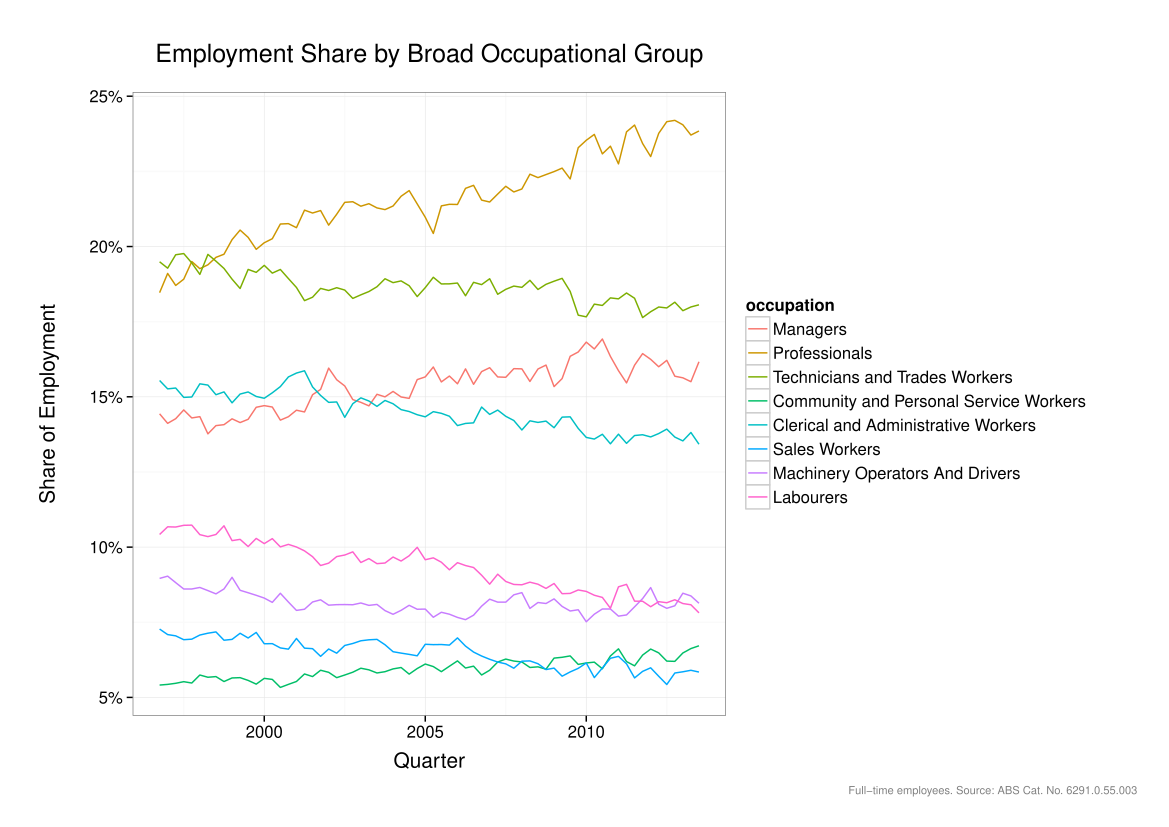

R code for this plot:
library(ggplot2)
library(scales)
source('lib/plot_theme.R')
source('lib/footnote.R')
fn <- function() makeFootnote("Full-time employees. Source: ABS Cat. No. 6291.0.55.003")

open_supertable_file <- function(filename) {
	require(reshape2)
	foe <- read.delim(filename, skip=5, stringsAsFactors=F)
	foe <- foe[!names(foe) %in% c("X", "X.1", "X.2")]
	foe.a <- array(foe)
	colnames(foe.a) <- names(foe)
	foe.pc <- prop.table(foe.a, margin=1)
	foe.df <- data.frame(cbind(foe.pc, index=(1996.5 + (1:nrow(foe.pc))/4.0)))
	datatable <- melt(foe.df, id.vars="index")
	datatable$variable <- gsub(datatable$variable, pattern='\\.', replacement=' ')
	# re-level occupation for clarity
	names(datatable) <- c("quarter", "occupation", "prop")
	datatable$occupation <- 
		factor(datatable$occupation, 
					 levels=c("Managers", "Professionals", "Technicians and Trades Workers", 
										"Community and Personal Service Workers", "Clerical and Administrative Workers", 
										"Sales Workers", "Machinery Operators And Drivers", "Labourers"
									),
					 ordered=T)
	return(datatable)
}

condense <- function(tenocc) {
	require(doBy)
	require(reshape2)
	short_data <- dcast(tenocc, quarter ~ occupation, value.var='prop')
	names(short_data) <- make.names(names(short_data))
	condensed_data <- with(short_data, data.frame(quarter, 
					manprof=Managers+Professionals+Technicians.and.Trades.Workers,
					cleric =Clerical.and.Administrative.Workers+Sales.Workers,
					produc =Machinery.Operators.And.Drivers+Labourers,
					service=Community.and.Personal.Service.Workers))
	datatable <- melt(condensed_data, id.vars="quarter")
	names(datatable) <- c("quarter", "occupation", "prop")
	datatable$occupation <- recodeVar(as.character(datatable$occupation),
									c("manprof","cleric","produc","service"),
									c("Professional, Managerial, Technical", 
										"Clerical, Sales",
										"Production, Operators",
										"Service"))
	datatable$occupation <- 
		factor(datatable$occupation, 
					 levels=c("Professional, Managerial, Technical", 
					 				 "Clerical, Sales",
					 				 "Production, Operators",
					 				 "Service"),
					 ordered=T)
	return(datatable)
}

	combined <- open_supertable_file("data/ft_occ_emp_quarter.txt")
	combined.c <- condense(combined)
	
	p <- ggplot(combined, aes(x=quarter, y=prop, group=occupation, color=occupation)) + 
					geom_line(width=2) +
					scale_y_continuous(labels=percent) +
					ylab("Share of Employment") +
					xlab("Quarter") +
					ggtitle("Employment Share by Broad Occupational Group") +
					theme(legend.position='right')

	# Compare males, females
	
	male <- open_supertable_file("data/ft_occ_emp_quarter_male.txt")
	male.c <- condense(male)
	male$sex <- "Male"; male.c$sex <- "Male"
	female <- open_supertable_file("data/ft_occ_emp_quarter_female.txt")
	female.c <- condense(female)
	female$sex <- "Female"; female.c$sex <- "Female"
	malefemale <- rbind(male, female)
	malefemale.c <- rbind(male.c, female.c)
	
if (!interactive()) { pdf("figure/occ_share.pdf", height=6, width=8) }
	print(p)
	fn()
	print(p %+% combined.c +
		ggtitle("Employment Share by Major Occupational Group"))
	fn()
	print(p %+% malefemale + facet_grid(.~sex) +
		ggtitle("Employment Share by Broad Occupational Group, by Sex"))
	fn()
	print(p %+% malefemale.c + facet_grid(.~sex)  +
		ggtitle("Employment Share by Major Occupational Group, by Sex"))
	fn()
if (!interactive()) {dev.off()}

pdf("figure/occ_share_sex_nolegend.pdf", height=6, width=8)
print(p %+% malefemale.c + facet_grid(.~sex)  +
          ggtitle("Employment Share by Major Occupational Group, 1996-2013") +
          theme(legend.position='none')
      )
fn()
dev.off()
